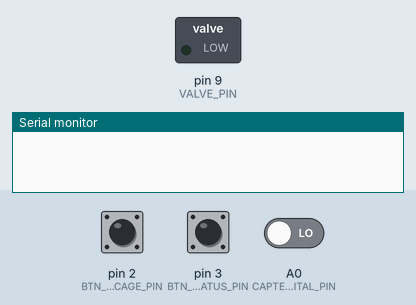
Recording of a sketch running on a simulated Arduino Uno, built with avr-gcc and run on an emulated ATmega328P. On the bench: switched loads named in the sketch (green lamp = pin HIGH), the last lines printed to the serial monitor. The test bench sets the inputs (shaded band); at power-on: pin 2 (BTN_FORCAGE_PIN) HIGH, pin 3 (BTN_STATUS_PIN) HIGH, A0 (CAPTEUR_DIGITAL_PIN) LOW.

Above: at 10.8 s.
10.9 s: pin 2 (BTN_FORCAGE_PIN) pulled LOW for 0.15 s
At 10.97 s:
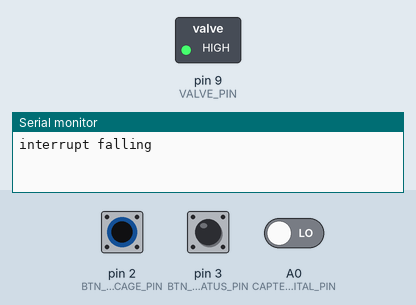
14.1 s: pin 2 (BTN_FORCAGE_PIN) pulled LOW for 3.2 s
At 18.5 s:
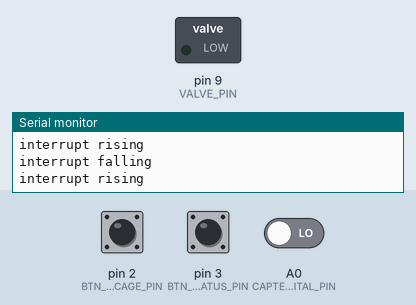
Timing chart, 0 to 20.0 s (numbered marks = the images above; inputs shaded):
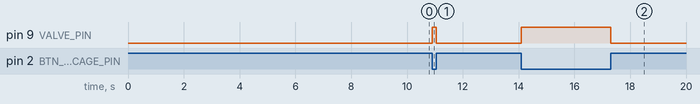

Measured:
- after the input at 10.9 s, pin 9 (VALVE_PIN): LOW → HIGH at once, → LOW 0.15 s later
- after the input at 14.1 s, pin 9 (VALVE_PIN): LOW → HIGH at once, → LOW 3.2 s later

The sketch:

arrosage.ino
```cpp
#include <Arduino.h>
#include "Types.h"
#include "Timer.h"
#include "Arrosage.h"

Timer displayMesure = StartTimer(DISPLAY_DELAY);
Arrosage arr = {StartTimer(DUREE_REPOS), false, false};

void log_status() {
    Serial.println("******");
    Serial.print("Seuil d'arrosage atteint ? : "); Serial.println(digitalRead(CAPTEUR_DIGITAL_PIN));
    Serial.print("Valeur du capteur : "); Serial.println(analogRead(CAPTEUR_ANALOG_PIN));
    Serial.print("En cours ? : "); Serial.println(arr.enCours);
    Serial.print("Dernier changement d'état : "); Serial.println(arr.dureeArrosage.last);
    Serial.println("******");
};

void interruptRising();
void interruptFalling() {
    Serial.println("interrupt falling");
    arr = startArrosage(arr);
    arr.boutonAppuye = true;
    attachInterrupt(digitalPinToInterrupt(BTN_FORCAGE_PIN), interruptRising, RISING);
}

void interruptRising() {
    Serial.println("interrupt rising");
    arr = stopArrosage(arr);
    arr.boutonAppuye = false;
    attachInterrupt(digitalPinToInterrupt(BTN_FORCAGE_PIN), interruptFalling, FALLING);
}

void setup () {
    pinMode (BTN_FORCAGE_PIN, INPUT_PULLUP);
    pinMode (BTN_STATUS_PIN, INPUT_PULLUP);
    pinMode (VALVE_PIN, OUTPUT);
    pinMode (CAPTEUR_DIGITAL_PIN, INPUT);

    digitalWrite (VALVE_PIN, LOW);

    attachInterrupt(digitalPinToInterrupt(BTN_FORCAGE_PIN), interruptFalling, FALLING);

    attachInterrupt(digitalPinToInterrupt(BTN_STATUS_PIN), log_status, FALLING);

    Serial.begin(115200);
}

void loop () {
    // On ne lance l'arrosage automatique que si le bouton n'est pas enfoncé
    if (!arr.boutonAppuye)
    {
        // Quand il est temps d'arroser, démarrer l'arrosage
        if (!arr.enCours && isTimerPassed(arr.dureeArrosage) && digitalRead(CAPTEUR_DIGITAL_PIN)) {
            arr = startArrosage(arr);
        }

        // Continuer à arroser jusqu'à ce que le Timer soit atteint
        if (arr.enCours && isTimerPassed(arr.dureeArrosage)) {
            arr = stopArrosage(arr);
        }
    }
}
```

Arrosage.cpp
```cpp
#include <Arduino.h>
#include "Arrosage.h"
#include "Timer.h"

// Démarrer l'arrosage et lancer le timer
Arrosage startArrosage(Arrosage arr) {
    digitalWrite(VALVE_PIN, HIGH);
    arr.dureeArrosage = StartTimer (DUREE_ARROSAGE);
    arr.enCours = true;

    return arr;
};

// Arrêter l'arrosage et relancer le timer de repos
Arrosage stopArrosage(Arrosage arr) {
    digitalWrite(VALVE_PIN, LOW);
    arr.dureeArrosage = StartTimer(DUREE_REPOS);
    arr.enCours = false;

    return arr;
};
```

Arrosage.h
```cpp
#ifndef ARROSAGE_H
#define ARROSAGE_H

#include "Types.h"

Arrosage startArrosage(Arrosage arr);
Arrosage stopArrosage(Arrosage arr);

#endif
```

Timer.cpp
```cpp
#include "Timer.h"
#include <Arduino.h>

Timer StartTimer (unsigned long duration) {
    Timer t = {duration, millis()};

    return  t;
}

bool isTimerPassed (Timer t) {
    bool r = millis() - t.last > t.duration;

    return r;
}
```

Timer.h
```cpp
#ifndef TIMER_H
#define TIMER_H

#include "Types.h"

Timer StartTimer (unsigned long duration);
bool isTimerPassed (Timer t);

#endif
```

Types.h
```cpp
#ifndef TYPES_H
#define TYPES_H

#include <Arduino.h>

// Consts
// Configuration de l'Arduino
const unsigned int BTN_FORCAGE_PIN = 2;
const unsigned int BTN_STATUS_PIN = 3;
const unsigned int VALVE_PIN = 9;
const unsigned int CAPTEUR_DIGITAL_PIN = A0;
const unsigned int CAPTEUR_ANALOG_PIN = A1;

// Configuration des délais pour le Timer
const unsigned long DISPLAY_DELAY = 1000;
const unsigned long DUREE_ARROSAGE = 5000; // 5s = environ 1 verre
const unsigned long DUREE_REPOS = 10000;

// Types
struct Timer {
    unsigned long duration;
    unsigned long last;
};

struct Arrosage {
    Timer dureeArrosage; // Durée d'arrosage et durée sans arrosage après avoir arrosé
    bool enCours;
    bool boutonAppuye; // Pour éviter de tester BUTTON_PIN à chaque loop. Changé lors des interruptions
};

#endif
```
